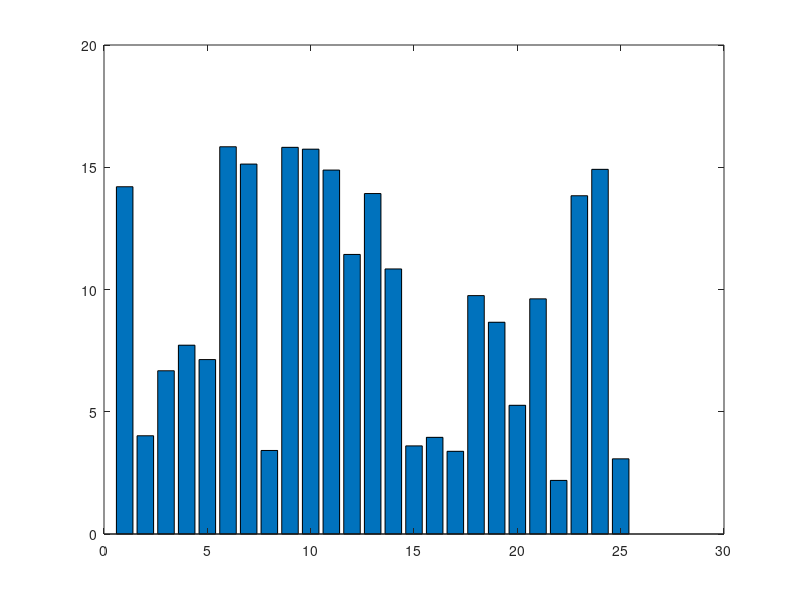

Source code (MATLAB): (Note: this script raises an error after producing the figure.)
% demo7
X=randi([2,15],[1,25])+rand([1,25]);
b=bar(X);

CMap=slanCM('hsv');
b.FaceColor='flat';
b.CData=slanCM(188,length(b.XData));
% 42 56 63 100 133 187 188

% 修饰一下
% Decorate the axes
ax=gca;hold on;grid on;
ax.DataAspectRatio=[1,1,1];
ax.LineWidth=1.2;
ax.XMinorTick='on';
ax.YMinorTick='on';
ax.ZMinorTick='on';
ax.GridLineStyle=':';
